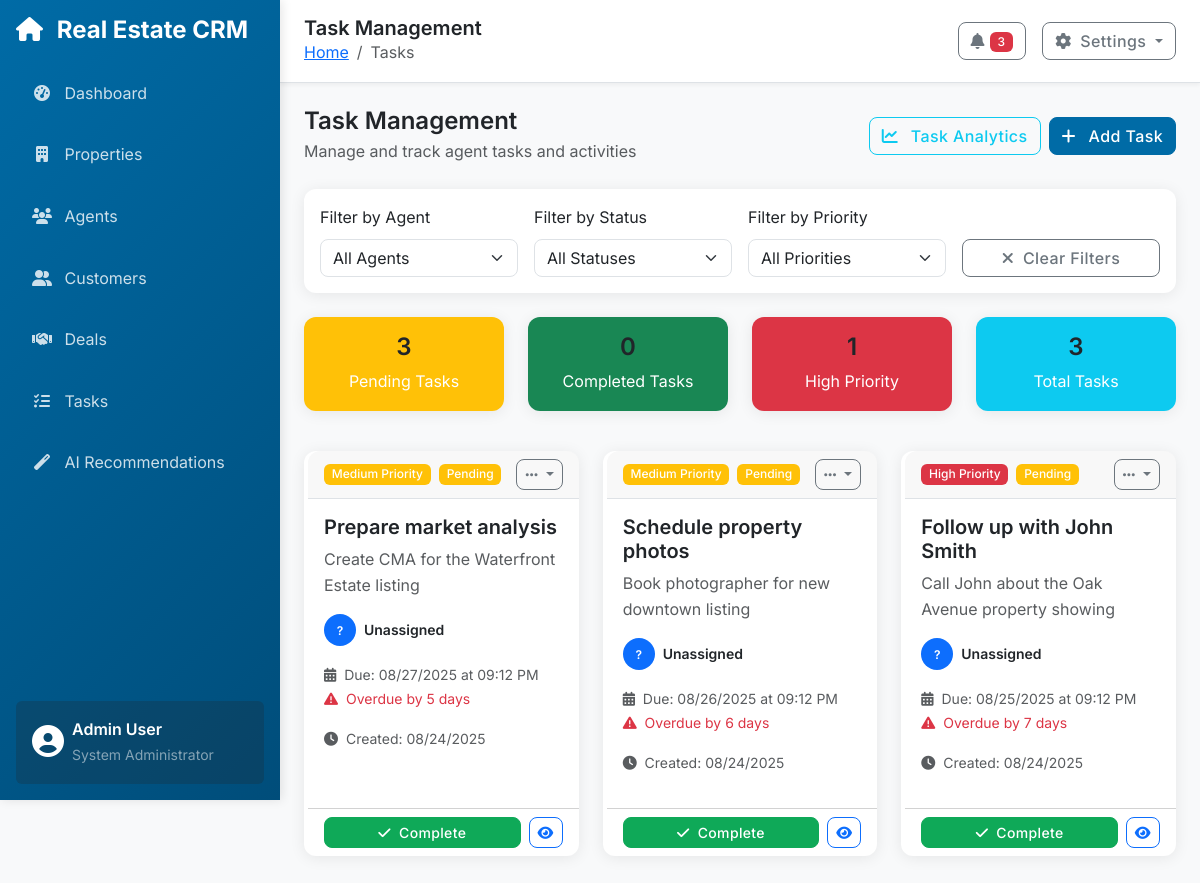
/tasks, run on an earlier commit of the app's database.
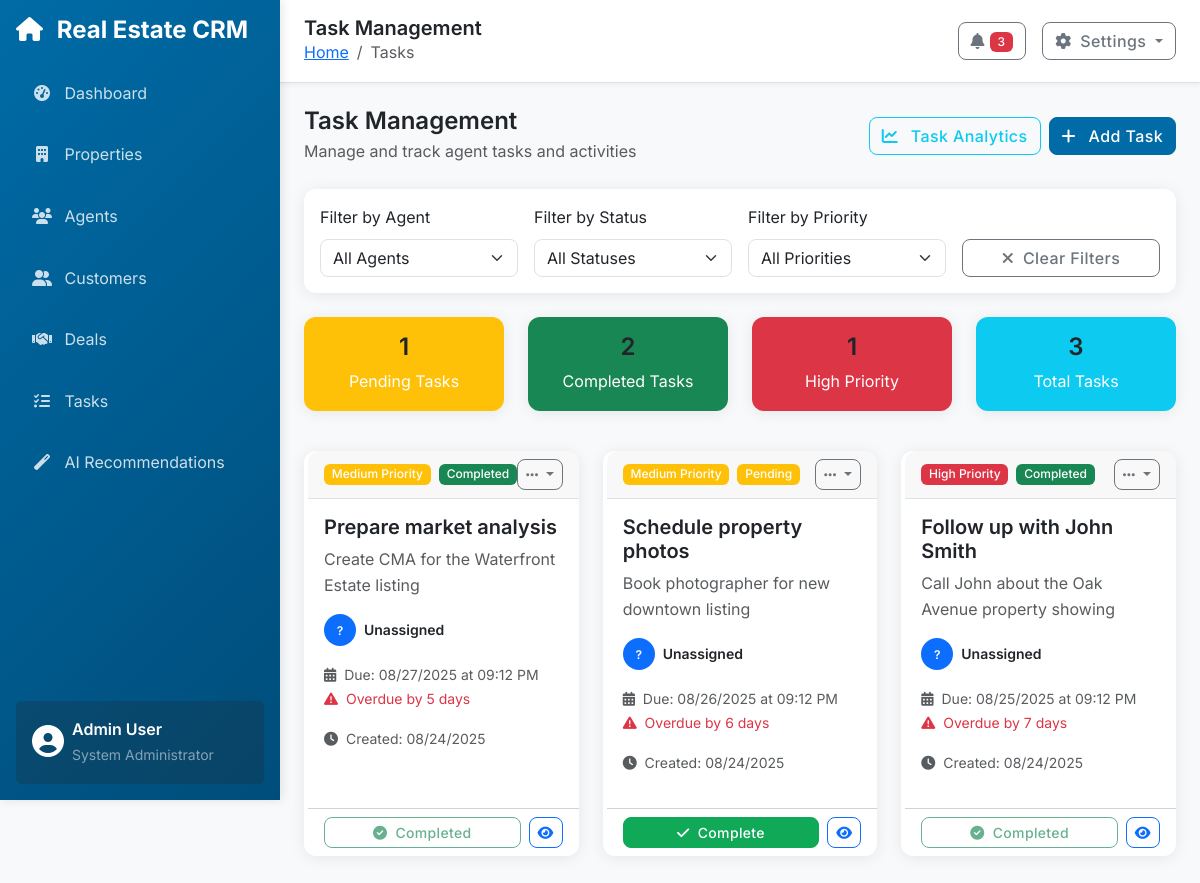
And on a later commit of the database.
### sqlalchemy_models.py (models this page shows, shortened)
class Task(db.Model):
    __tablename__ = "tasks"
    id: Mapped[int] = mapped_column(Integer, primary_key=True)
    title: Mapped[str] = mapped_column(String(255), nullable=False)
    description: Mapped[str] = mapped_column(Text, default="")
    priority: Mapped[str] = mapped_column(String(20), default="medium")
    status: Mapped[str] = mapped_column(String(20), default="pending")
    due_date: Mapped[Optional[datetime]] = mapped_column(DateTime, nullable=True)
    created_at: Mapped[datetime] = mapped_column(DateTime, default=datetime.utcnow)
    completed_at: Mapped[Optional[datetime]] = mapped_column(DateTime, nullable=True)
    agent_id: Mapped[int] = mapped_column(Integer, ForeignKey("agents.id"), nullable=False)
    agent = relationship("Agent", back_populates="tasks")

### views/tasks.py (the view)
@bp.route("/tasks")
def tasks():
    from flask import request
    agent_id = request.args.get("agent", type=int)
    status = request.args.get("status")
    tasks = database_service.get_tasks(agent_id=agent_id, status=status)
    agents = database_service.get_agents()
    return render_template("tasks.html", tasks=tasks, agents=agents, current_date=datetime.now())

### templates/tasks.html (shortened to what this page needs)
{% extends "base.html" %}
{% block page_title %}Task Management{% endblock %}
{% block breadcrumb %}
<li class="breadcrumb-item"><a href="{{ url_for('dashboard') }}">Home</a></li>
<li class="breadcrumb-item active" aria-current="page">Tasks</li>
{% endblock %}
{% block content %}
<div class="d-flex justify-content-between align-items-center mb-4">
    <div>
        <h4 class="mb-1">Task Management</h4>
        <p class="text-muted mb-0">Manage and track agent tasks and activities</p>
    </div>
    <div class="d-flex gap-2">
        <button class="btn btn-outline-info" onclick="showTaskAnalytics()">
            <i class="fas fa-chart-line me-2"></i>
            Task Analytics
        </button>
        <button class="btn btn-primary" data-bs-toggle="modal" data-bs-target="#addTaskModal">
            <i class="fas fa-plus me-2"></i>
            Add Task
        </button>
    </div>
</div>
<div class="card mb-4">
    <div class="card-body">
        <div class="row g-3">
            <div class="col-md-3">
                <label for="agentFilter" class="form-label">Filter by Agent</label>
                <select class="form-select" id="agentFilter" onchange="filterTasks()">
                    <option value="">All Agents</option>
                </select>
            </div>
            <div class="col-md-3">
                <label for="statusFilter" class="form-label">Filter by Status</label>
                <select class="form-select" id="statusFilter" onchange="filterTasks()">
                    <option value="">All Statuses</option>
                </select>
            </div>
            <div class="col-md-3">
                <label for="priorityFilter" class="form-label">Filter by Priority</label>
                <select class="form-select" id="priorityFilter" onchange="filterTasks()">
                    <option value="">All Priorities</option>
                </select>
            </div>
            <div class="col-md-3 d-flex align-items-end">
                <button class="btn btn-outline-secondary w-100" onclick="clearFilters()">
                    <i class="fas fa-times me-1"></i>
                    Clear Filters
                </button>
            </div>
        </div>
    </div>
</div>
<div class="row mb-4">
    <div class="col-lg-3 col-md-6 mb-3">
        <div class="card bg-warning text-white">
            <div class="card-body text-center">
                <h4>{{ tasks | selectattr("status", "equalto", "pending") | list | length }}</h4>
                <p class="mb-0">Pending Tasks</p>
            </div>
        </div>
    </div>
    <div class="col-lg-3 col-md-6 mb-3">
        <div class="card bg-success text-white">
            <div class="card-body text-center">
                <h4>{{ tasks | selectattr("status", "equalto", "completed") | list | length }}</h4>
                <p class="mb-0">Completed Tasks</p>
            </div>
        </div>
    </div>
    <div class="col-lg-3 col-md-6 mb-3">
        <div class="card bg-danger text-white">
            <div class="card-body text-center">
                <h4>{{ tasks | selectattr("priority", "equalto", "high") | list | length }}</h4>
                <p class="mb-0">High Priority</p>
            </div>
        </div>
    </div>
    <div class="col-lg-3 col-md-6 mb-3">
        <div class="card bg-info text-white">
            <div class="card-body text-center">
                <h4>{{ tasks | length }}</h4>
                <p class="mb-0">Total Tasks</p>
            </div>
        </div>
    </div>
</div>
<div class="row" id="tasksGrid">
    {% if tasks %}
        {% for task in tasks %}
        <div class="col-xl-4 col-lg-6 mb-4 task-card"
             data-agent="{{ task.agent_id }}"
             data-status="{{ task.status }}"
             data-priority="{{ task.priority }}">
            <div class="card h-100 task-item">
                <div class="card-header d-flex justify-content-between align-items-center">
                    <div class="d-flex gap-2">
                        <span class="badge bg-{{ 'danger' if task.priority == 'high' else 'warning' if task.priority == 'medium' else 'secondary' }}">
                            {{ task.priority.title() }} Priority
                        </span>
                        <span class="badge bg-{{ 'success' if task.status == 'completed' else 'warning' if task.status == 'pending' else 'danger' }}">
                            {{ task.status.title() }}
                        </span>
                    </div>
                    <div class="dropdown">
                        <button class="btn btn-sm btn-outline-secondary dropdown-toggle" data-bs-toggle="dropdown">
                            <i class="fas fa-ellipsis-h"></i>
                        </button>
                    </div>
                </div>
                <div class="card-body">
                    <h5 class="card-title">{{ task.title }}</h5>
                    <p class="card-text text-muted">{{ task.description }}</p>
                    <div class="mb-3">
                        <div class="d-flex align-items-center">
                            <div class="agent-avatar me-2">
                                <div class="avatar-circle bg-primary text-white small-avatar">
                                    {% if task.agent_obj %}
                                    {{ task.agent_obj.name.split()[0][0] }}{{ task.agent_obj.name.split()[-1][0] if task.agent_obj.name.split()|length > 1 else '' }}
                                    {% else %}
                                    ?
                                    {% endif %}
                                </div>
                            </div>
                            <div>
                                <div class="fw-semibold small">
                                    {{ task.agent_obj.name if task.agent_obj else "Unassigned" }}
                                </div>
                            </div>
                        </div>
                    </div>
                    {% if task.due_date %}
                    <div class="mb-3">
                        <small class="text-muted">
                            <i class="fas fa-calendar-alt me-1"></i>
                            Due: {{ task.due_date.strftime('%m/%d/%Y at %I:%M %p') }}
                        </small>
                        {% set days_until_due = (task.due_date.date() - current_date.date()).days %}
                        {% if days_until_due < 0 %}
                        <div class="small text-danger">
                            <i class="fas fa-exclamation-triangle me-1"></i>
                            Overdue by {{ -days_until_due }} day{{ 's' if -days_until_due != 1 }}
                        </div>
                        {% elif days_until_due == 0 %}
                        <div class="small text-warning">
                            <i class="fas fa-clock me-1"></i>
                            Due today
                        </div>
                        {% elif days_until_due <= 3 %}
                        <div class="small text-warning">
                            <i class="fas fa-clock me-1"></i>
                            Due in {{ days_until_due }} day{{ 's' if days_until_due != 1 }}
                        </div>
                        {% endif %}
                    </div>
                    {% endif %}
                    <div class="mb-3">
                        <small class="text-muted">
                            <i class="fas fa-clock me-1"></i>
                            Created: {{ task.created_at.strftime('%m/%d/%Y') }}
                        </small>
                    </div>
                </div>
                <div class="card-footer bg-transparent">
                    <div class="d-flex gap-2">
                        {% if task.status == 'pending' %}
                        <form method="POST" action="{{ url_for('complete_task', task_id=task.id) }}" class="flex-fill">
                            <button type="submit" class="btn btn-success btn-sm w-100">
                                <i class="fas fa-check me-1"></i>
                                Complete
                            </button>
                        </form>
                        {% else %}
                        <button class="btn btn-outline-success btn-sm flex-fill" disabled>
                            <i class="fas fa-check-circle me-1"></i>
                            Completed
                        </button>
                        {% endif %}
                        <button class="btn btn-outline-primary btn-sm" onclick="viewTaskDetails({{ task.id }})">
                            <i class="fas fa-eye"></i>
                        </button>
                    </div>
                </div>
            </div>
        </div>
        {% endfor %}
    {% endif %}
</div>
{% endblock %}

### templates/base.html (shortened to what this page needs)
<!DOCTYPE html>
<html lang="en">
<head>
    <link href="https://cdn.jsdelivr.net/npm/bootstrap@5.3.0/dist/css/bootstrap.min.css" rel="stylesheet">
    <link href="https://cdnjs.cloudflare.com/ajax/libs/font-awesome/6.4.0/css/all.min.css" rel="stylesheet">
    <link href="{{ url_for('static', filename='css/style.css') }}" rel="stylesheet">
</head>
<body>
    <div class="d-flex">
        <nav class="sidebar bg-primary text-white p-3 d-flex flex-column">
            <div class="sidebar-header mb-4">
                <h4 class="mb-0">
                    <i class="fas fa-home me-2"></i>
                    Real Estate CRM
                </h4>
            </div>
            <ul class="nav nav-pills flex-column mb-auto">
                <li class="nav-item mb-2">
                    <a href="{{ url_for('dashboard') }}" class="nav-link text-white {% if request.endpoint == 'dashboard' %}active{% endif %}">
                        <i class="fas fa-tachometer-alt me-2"></i>
                        Dashboard
                    </a>
                </li>
                <li class="nav-item mb-2">
                    <a href="{{ url_for('properties') }}" class="nav-link text-white {% if request.endpoint == 'properties' %}active{% endif %}">
                        <i class="fas fa-building me-2"></i>
                        Properties
                    </a>
                </li>
                <li class="nav-item mb-2">
                    <a href="{{ url_for('agents') }}" class="nav-link text-white {% if request.endpoint == 'agents' %}active{% endif %}">
                        <i class="fas fa-users me-2"></i>
                        Agents
                    </a>
                </li>
                <li class="nav-item mb-2">
                    <a href="{{ url_for('customers') }}" class="nav-link text-white {% if request.endpoint == 'customers' %}active{% endif %}">
                        <i class="fas fa-user-friends me-2"></i>
                        Customers
                    </a>
                </li>
                <li class="nav-item mb-2">
                    <a href="{{ url_for('deals') }}" class="nav-link text-white {% if request.endpoint == 'deals' %}active{% endif %}">
                        <i class="fas fa-handshake me-2"></i>
                        Deals
                    </a>
                </li>
                <li class="nav-item mb-2">
                    <a href="{{ url_for('tasks') }}" class="nav-link text-white {% if request.endpoint == 'tasks' %}active{% endif %}">
                        <i class="fas fa-tasks me-2"></i>
                        Tasks
                    </a>
                </li>
                <li class="nav-item mb-2">
                    <a href="{{ url_for('recommendations') }}" class="nav-link text-white {% if request.endpoint == 'recommendations' %}active{% endif %}">
                        <i class="fas fa-magic me-2"></i>
                        AI Recommendations
                    </a>
                </li>
            </ul>
            <div class="mt-auto">
                <div class="user-info p-3 bg-dark bg-opacity-25 rounded">
                    <div class="d-flex align-items-center">
                        <div class="avatar me-2">
                            <i class="fas fa-user-circle fa-2x"></i>
                        </div>
                        <div>
                            <div class="fw-semibold">Admin User</div>
                            <small class="text-white-50">System Administrator</small>
                        </div>
                    </div>
                </div>
            </div>
        </nav>
        <div class="main-content flex-grow-1">
            <header class="top-navbar bg-white border-bottom px-4 py-3">
                <div class="d-flex justify-content-between align-items-center">
                    <div>
                        <h5 class="mb-0 text-dark">{% block page_title %}Dashboard{% endblock %}</h5>
                        <nav aria-label="breadcrumb">
                            <ol class="breadcrumb mb-0 small">
                                {% block breadcrumb %}{% endblock %}
                            </ol>
                        </nav>
                    </div>
                    <div class="d-flex align-items-center">
                        <button class="btn btn-outline-secondary me-3" type="button" data-bs-toggle="modal" data-bs-target="#notificationsModal">
                            <i class="fas fa-bell"></i>
                            <span class="badge bg-danger">3</span>
                        </button>
                        <div class="dropdown">
                            <button class="btn btn-outline-secondary dropdown-toggle" type="button" data-bs-toggle="dropdown">
                                <i class="fas fa-cog me-1"></i>
                                Settings
                            </button>
                        </div>
                    </div>
                </div>
            </header>
            <main class="content p-4">
                {% block content %}{% endblock %}
            </main>
        </div>
    </div>
</body>
</html>

What changed in the data, as far as the page shows it:
changed Task "Prepare market analysis": status "Pending" → "Completed"; status "Complete" → "Completed"
changed Task "Follow up with John Smith": status "Pending" → "Completed"; status "Complete" → "Completed"
Also different on the page:
{{ tasks | selectattr("status", "equalto", "pending") | list | length }}: "3" → "1"
{{ tasks | selectattr("status", "equalto", "completed") | list | length }}: "0" → "2"
